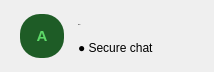
              <widget class="QWidget" name="chatHeader" native="true">
               <property name="minimumSize">
                <size>
                 <width>0</width>
                 <height>72</height>
                </size>
               </property>
               <property name="maximumSize">
                <size>
                 <width>16777215</width>
                 <height>72</height>
                </size>
               </property>
               <layout class="QHBoxLayout" name="chatHeaderLayout">
                <property name="spacing">
                 <number>14</number>
                </property>
                <property name="leftMargin">
                 <number>20</number>
                </property>
                <property name="topMargin">
                 <number>14</number>
                </property>
                <property name="rightMargin">
                 <number>20</number>
                </property>
                <property name="bottomMargin">
                 <number>14</number>
                </property>
                <item>
                 <widget class="QLabel" name="chatAvatarLabel">
                  <property name="styleSheet">
                   <string notr="true">background-color: #1e5c26; color: #5dd868; font-size: 15px; font-weight: bold; border-radius: 20px; min-width: 44px; max-width: 44px; min-height: 44px; max-height: 44px;</string>
                  </property>
                  <property name="text">
                   <string>A</string>
                  </property>
                  <property name="alignment">
                   <set>Qt::AlignmentFlag::AlignCenter</set>
                  </property>
                 </widget>
                </item>
                <item>
                 <widget class="QWidget" name="chatHeaderTextWidget" native="true">
                  <layout class="QVBoxLayout" name="chatHeaderTextLayout">
                   <property name="spacing">
                    <number>3</number>
                   </property>
                   <property name="margin" stdset="0">
                    <number>0</number>
                   </property>
                   <item>
                    <widget class="QLabel" name="chatTitleLabel">
                     <property name="font">
                      <font>
                       <pointsize>-1</pointsize>
                       <bold>true</bold>
                      </font>
                     </property>
                     <property name="text">
                      <string>Alice</string>
                     </property>
                    </widget>
                   </item>
                   <item>
                    <widget class="QLabel" name="chatSubLabel">
                     <property name="text">
                      <string>● Secure chat</string>
                     </property>
                    </widget>
                   </item>
                  </layout>
                 </widget>
                </item>
                <item>
                 <spacer name="chatHeaderSpacer">
                  <property name="orientation">
                   <enum>Qt::Orientation::Horizontal</enum>
                  </property>
                  <property name="sizeType">
                   <enum>QSizePolicy::Policy::Expanding</enum>
                  </property>
                  <property name="sizeHint" stdset="0">
                   <size>
                    <width>40</width>
                    <height>20</height>
                   </size>
                  </property>
                 </spacer>
                </item>
               </layout>
              </widget>
